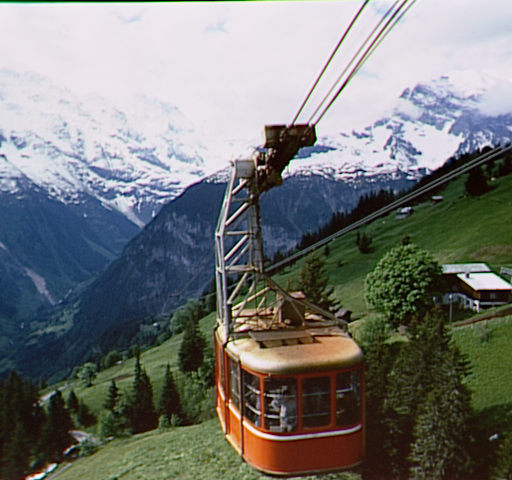
#> input picture cablecar.bmp, 512 x 480 px
$ python exercise1_color_spaces_matplotlib.py
#> lines starting #> are read from the running program, lines starting #| are printed output that depends on the picture
import cv2
import matplotlib.pyplot as plt

# Read the image
img = cv2.imread('cablecar.bmp')
#> img is the input picture: shape (480, 512, 3); mean B, G, R 117.6, 120, 117.9

if img is None:
    print("Erreur : Impossible de charger l'image.")
else:
    # Convert using OpenCV
    img_gray = cv2.cvtColor(img, cv2.COLOR_BGR2GRAY)
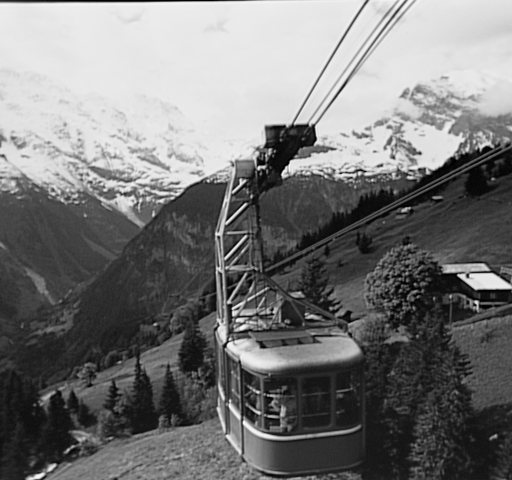
#> img_gray: shape (480, 512); min 0, max 253, mean 119.1
    img_ycrcb = cv2.cvtColor(img, cv2.COLOR_BGR2YCrCb)
#> img_ycrcb: shape (480, 512, 3); mean of channels 0, 1, 2 119.1, 127.1, 127.2
    img_hsv = cv2.cvtColor(img, cv2.COLOR_BGR2HSV)
#> img_hsv: shape (480, 512, 3); mean H, S, V 84.5, 92.1, 133.9

    # Create subplots
    fig, axes = plt.subplots(1, 4, figsize=(20, 5))

    # Original (RGB for correct display)
    img_rgb = cv2.cvtColor(img, cv2.COLOR_BGR2RGB)
    axes[0].imshow(img_rgb)
    axes[0].set_title('Original (RGB)')
    axes[0].axis('off')

    # Grayscale
    axes[1].imshow(img_gray, cmap='gray')
    axes[1].set_title('Niveau de gris')
    axes[1].axis('off')

    # YCrCb
    # Note: Displaying raw YCrCb data as RGB produces "false colors" but visualizes the data content
    axes[2].imshow(img_ycrcb)
    axes[2].set_title('YCrCb')
    axes[2].axis('off')

    # HSV
    # Similarly for HSV
    axes[3].imshow(img_hsv)
    axes[3].set_title('HSV')
    axes[3].axis('off')

    plt.tight_layout()
    plt.show()
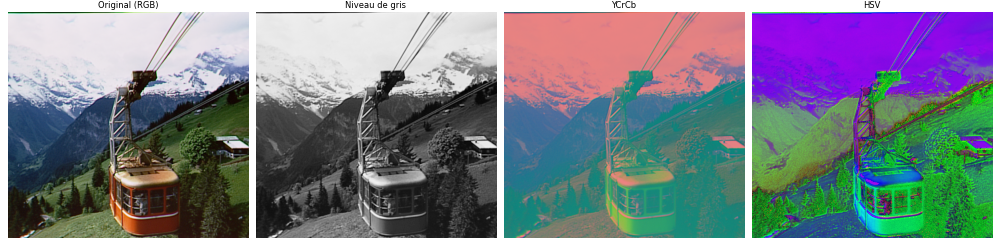
#> figure drawn by matplotlib, 4 panels

$ run again, with exercise2_border.png saved as cablecar.bmp
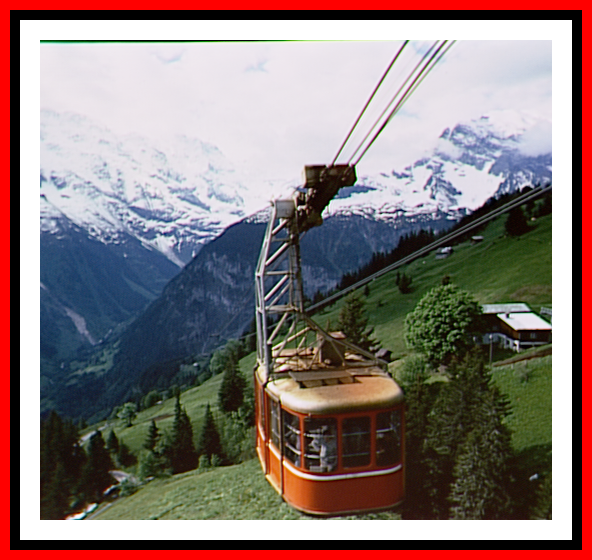
#> input picture exercise2_border.png, 592 x 560 px
#> img is the input picture: shape (560, 592, 3); mean B, G, R 119, 120.7, 136.6
#> `img_gray = cv2.cvtColor(img, cv2.COLOR_BGR2GRAY)`:
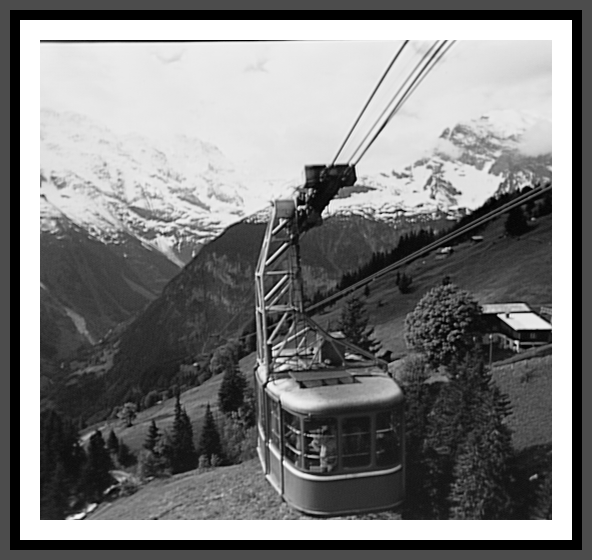
#> img_gray: shape (560, 592); min 0, max 255, mean 125.2
#> img_ycrcb: shape (560, 592, 3); mean of channels 0, 1, 2 125.2, 136, 124.4
#> img_hsv: shape (560, 592, 3); mean H, S, V 62.6, 85.7, 148.5
#> `plt.show()`:
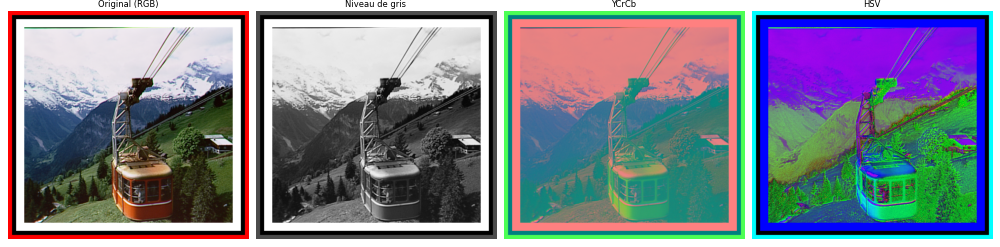
#> figure drawn by matplotlib, 4 panels
